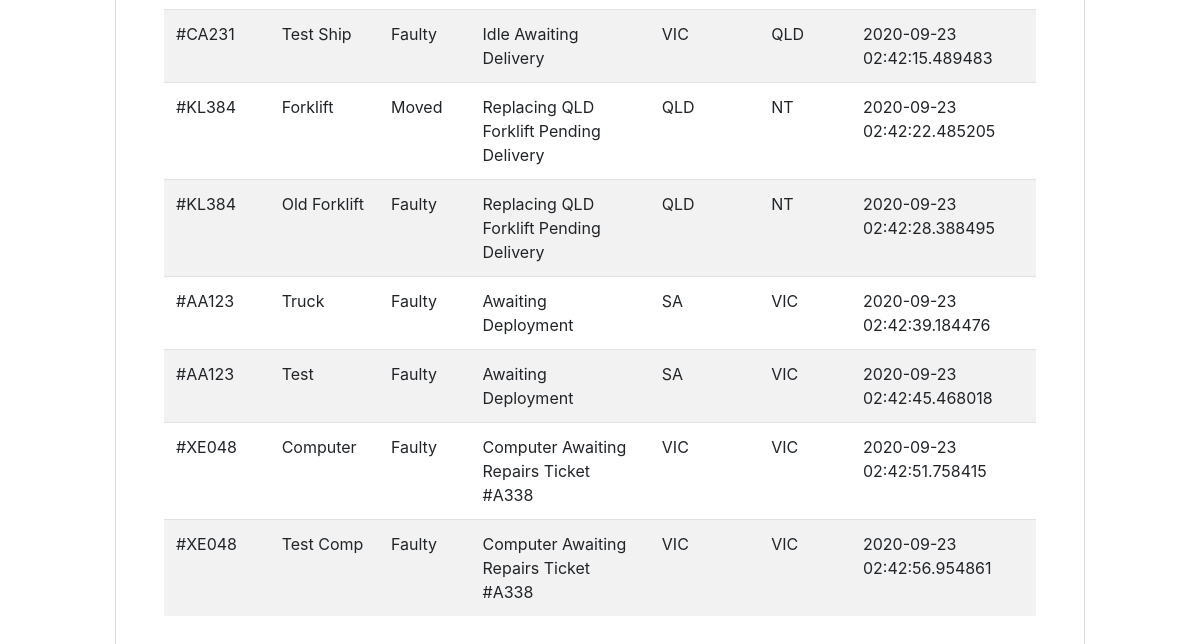
The page /logs (signed in, lower part) on the database as committed earlier.
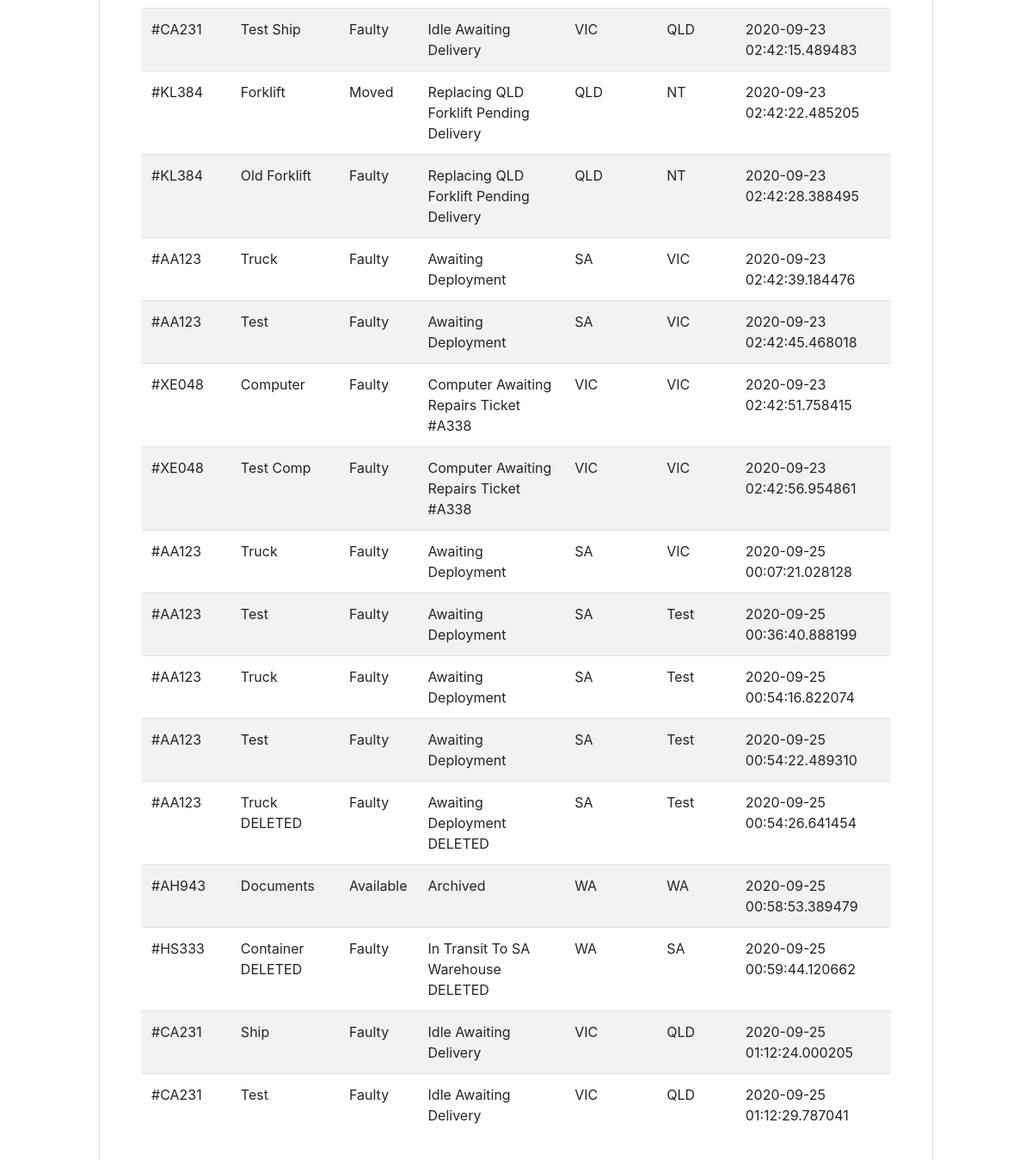
The same page on the database as committed later.
### db.py (models this page shows)
class AssetStatusLog(db.Model):
	id = db.Column(db.Integer, primary_key=True)
	type = db.Column(db.String(50), nullable=False)
	ass_id = db.Column(db.String(20), db.ForeignKey('assets.tracking_code'), nullable=False)
	status = db.Column(db.String(255), nullable=False)
	note = db.Column(db.Text, nullable=False)
	location = db.Column(db.String(255), nullable=False)
	def_location = db.Column(db.String(255), nullable=False)
	timestamp = db.Column(db.DateTime,default=datetime.utcnow, nullable=False)

### ui.py (the view)
@ui.route('/logs', methods=['GET'])
@login_required
def ui_logs():
	return render_template('logs.html')

### ui.py (called while the page is built)
def login_required(func):
	@wraps(func)
	def wrapper(*args, **kwargs):
		uid = session.get('user')
		if not uid:
			return redirect(url_for('ui.ui_login'))
		u = User.query.filter_by(id=int(uid), active=True).first()
		if not u:
			return redirect(url_for('ui.ui_login'))
		g.user = u
		return func(*args, **kwargs)
	return wrapper

### templates/logs.html (shortened to what this page needs)
{% extends "main.html" %}
{% block content %}
<div class="card">
	<div class="card-block pt-2">
		<div class="row px-5">
			<div class="col-12">
				<table id="logsTable" class="table table-striped" width="100%">
					<tbody>
						{% for a in get_asset_log() %}
							<tr style="text-transform: capitalize;">
								<td>#{{ a.id }}</td>
								<td>{{ a.type }}</td>
								<td>{{ a.status }}</td>
								<td>{{ a.note }}</td>
								<td>{{ a.def_location }}</td>
                                <td>{{ a.location }}</td>
                                <td>{{ a.timestamp }}</td>
							</tr>
						{% endfor %}
					</tbody>
				</table>
			</div>
		</div>
	</div>
	<div class="card-block">
		<div class="row">
			<div class="col-4 offset-4" id="alert"></div>
		</div>
	</div>
	<div class="card-block py-3"></div>
</div>
{% endblock %}

### templates/main.html (shortened to what this page needs)
<!DOCTYPE html>
<html lang="en">
<head>
	{% include "header.html" %}
</head>
<body>
	<div class="container-fluid" style="margin-top: 2vh;">
		<div class="row">
			<div class="offset-1 col-10">
				{% block content %}{% endblock %}
			</div>
		</div>
	</div>
</body>
</html>

### templates/header.html (shortened to what this page needs)
<link rel="stylesheet" href="https://maxcdn.bootstrapcdn.com/bootstrap/4.0.0/css/bootstrap.min.css">
<link rel="stylesheet" type="text/css" href="{{ url_for('static', filename='css/datatables.min.css') }}">

Rows that differ between the two databases and show on the page:
added AssetStatusLog: id "AA123", type "Truck", status "Faulty", note "Awaiting Deployment", def_location "SA", location "VIC", timestamp "2020-09-25 00:07:21.028128"
added AssetStatusLog: id "AA123", type "Test", status "Faulty", note "Awaiting Deployment", def_location "SA", location "Test", timestamp "2020-09-25 00:36:40.888199"
added AssetStatusLog: id "AA123", type "Truck", status "Faulty", note "Awaiting Deployment", def_location "SA", location "Test", timestamp "2020-09-25 00:54:16.822074"
added AssetStatusLog: id "AA123", type "Test", status "Faulty", note "Awaiting Deployment", def_location "SA", location "Test", timestamp "2020-09-25 00:54:22.489310"
added AssetStatusLog: id "AA123", type "Truck DELETED", status "Faulty", note "Awaiting Deployment DELETED", def_location "SA", location "Test", timestamp "2020-09-25 00:54:26.641454"
added AssetStatusLog: id "AH943", type "Documents", status "Available", note "Archived", def_location "WA", location "WA", timestamp "2020-09-25 00:58:53.389479"
added AssetStatusLog: id "HS333", type "Container DELETED", status "Faulty", note "In Transit To SA Warehouse DELETED", def_location "WA", location "SA", timestamp "2020-09-25 00:59:44.120662"
added AssetStatusLog: id "CA231", type "Ship", status "Faulty", note "Idle Awaiting Delivery", def_location "VIC", location "QLD", timestamp "2020-09-25 01:12:24.000205"
added AssetStatusLog: id "CA231", type "Test", status "Faulty", note "Idle Awaiting Delivery", def_location "VIC", location "QLD", timestamp "2020-09-25 01:12:29.787041"
